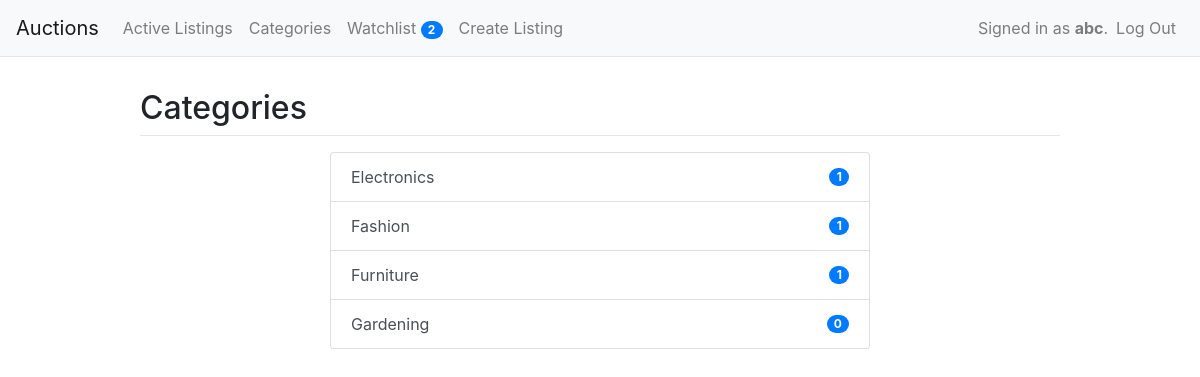
The page /categories (signed in) on the database as committed earlier.
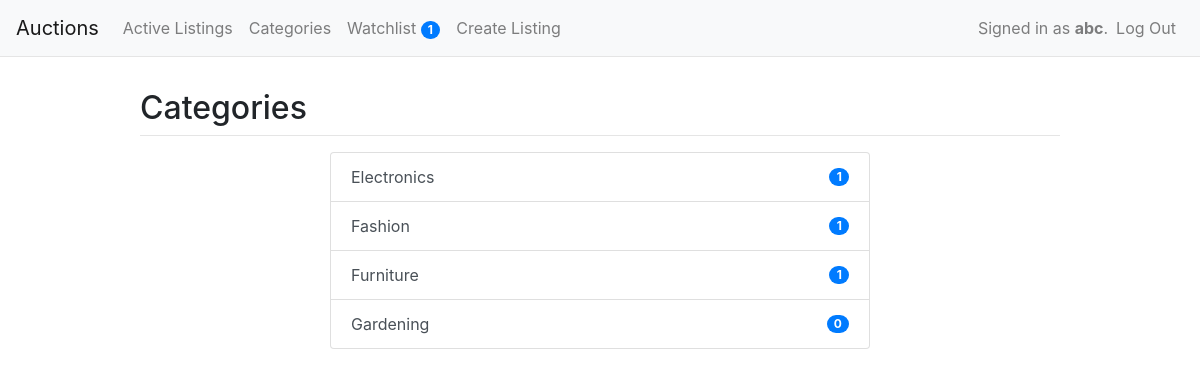
The same page on the database as committed later.
### auctions/models.py (models this page shows, shortened)
class User(AbstractUser):
    pass

class Category(models.Model):
    name = models.CharField(max_length=64)

### auctions/views.py (the view)
# urls.py: path("categories", views.categories, name="categories"),
def categories(request):
    count_active_categories = Category.objects.annotate(
        num_items=Sum(
            Case(
                When(category_items__is_active=True, then=1),
                default=0,
            ),
            output_field=IntegerField()
        )
    )
    context = {
        "categories": count_active_categories
    }
    return render(request, "auctions/categories.html", context)

### auctions/templates/auctions/categories.html
{% extends "auctions/layout.html" %}
{% block body %}
    <div class="container">
      <div class="row justify-content-center">
        <div class="col-lg-10">
          <h1 class="h2 mt-3">Categories</h1>
          <hr class="mt-1">
        </div>
      </div>
      <div class="row justify-content-center">
      {% if categories %}
        <div class="col-lg-6 col-md-9">
          <div class="list-group">
          {% for category in categories %}
            <a href="{% url 'auctions:category' category_id=category.id %}" class="list-group-item list-group-item-action d-flex
            justify-content-between align-items-center">
              {{ category.name }}
              <span class="badge badge-primary badge-pill">{{ category.num_items }}</span>
            </a>
          {% endfor %}
          </div>
        </div>
      {% else %}
        <div class="col-lg-10 mt-3 mb-2">
          <p class="text-center">No categories to display</p>
        </div>
      {% endif %}
      </div>
    </div>
{% endblock %}

### auctions/templates/auctions/layout.html (shortened to what this page needs)
{% load static %}
<!DOCTYPE html>
<html lang="en">
    <head>
        <link rel="stylesheet" href="https://stackpath.bootstrapcdn.com/bootstrap/4.4.1/css/bootstrap.min.css">
        <link href="{% static 'auctions/styles.css' %}" rel="stylesheet">
    </head>
    <body>
        <nav class="navbar navbar-expand-lg navbar-light bg-light">
            <a href="{% url 'auctions:index' %}" class="navbar-brand">Auctions</a>
            <div class="collapse navbar-collapse" id="navbarText">
            <ul class="navbar-nav mr-auto">
                <li class="nav-item">
                    <a class="nav-link" href="{% url 'auctions:index' %}">Active Listings</a>
                </li>
                <li class="nav-item">
                    <a class="nav-link" href="{% url 'auctions:categories' %}">Categories</a>
                </li>
            {% if user.is_authenticated %}
                <li class="nav-item">
                    <a class="nav-link" href="{% url 'auctions:watchlist' %}">Watchlist
                    <span class="badge badge-primary badge-pill">{{ user.watchlist.count }}</span>
                    </a>
                </li>
                <li class="nav-item">
                    <a class="nav-link" href="{% url 'auctions:new_listing' %}">Create Listing</a>
                </li>
            </ul>
            <ul class="navbar-nav ml-auto">
                <span class="navbar-text">
                    Signed in as <strong>{{ user.username }}</strong>.
                </span>
                <li class="nav-item">
                    <a class="nav-link" href="{% url 'auctions:logout' %}">Log Out</a>
                </li>
            </ul>
            {% endif %}
            </div>
        </nav>
        <hr class="mt-0">
        {% block body %}
        {% endblock %}
    </body>
</html>

Rows that differ between the two databases and show on the page:
changed User "abc": watchlist.count "2" → "1"
